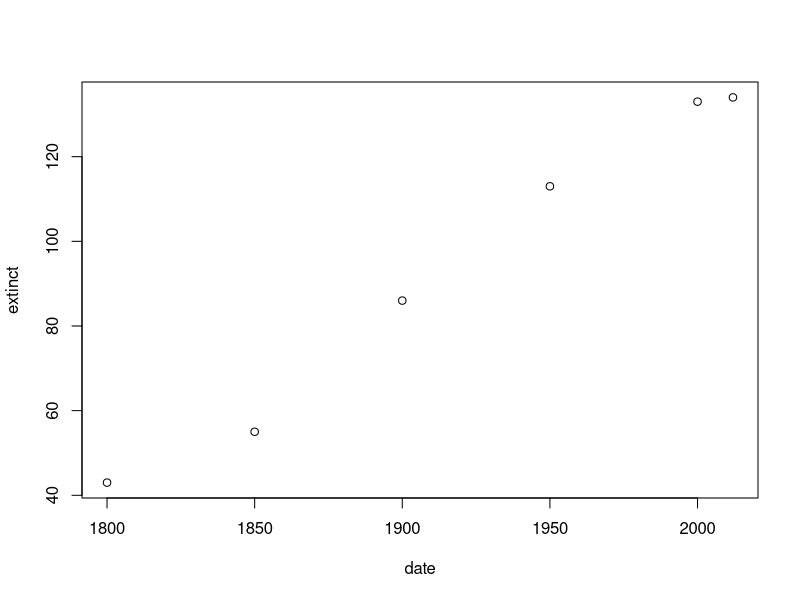
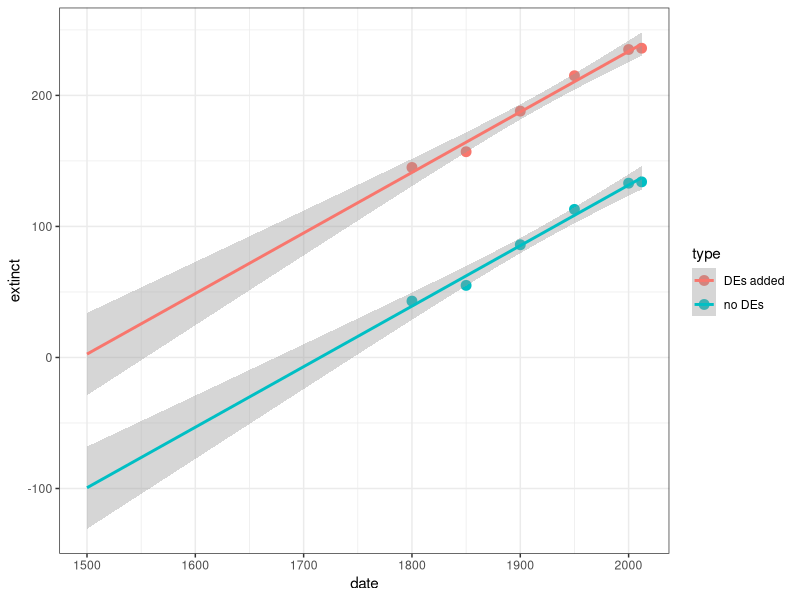
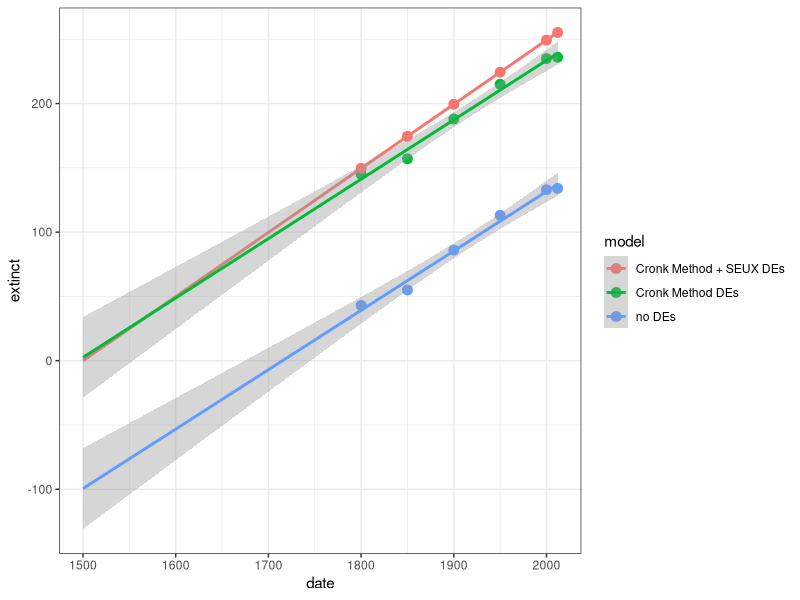

Write the R code that produced these figures, in order.
library(here)
library(tidyverse)

birds2 <- 
  read.csv(here('Data/figure2_data.csv')) %>% 
  slice(7:12) # capture data from 1800 - present

plot(birds2)

# first model: extinctions = 0.462(year) - 792.454
# where B_1 = -792.454
model1 <- 
  lm(birds2$extinct ~ birds2$date)


# extrapolate year when extinctions = 0
# year = 1715
792.454/0.462

# now force extinctions = 0 for year 1500
# 0 = 0.462(1500) - B_2
# B_2 = -693
# B_1 - B_2 = dB
# dB = 792.454 - 693 = 99.454
0.462*1500 

# with the adjusted model, how many extinctions at year 2012?
# extinctions = 0.462(2012) - 693
# total extinctions = 236
# observed extinctions = 134
# dark extinctions = 236 - 134 = 102
0.462*2012 - 693

# now modify data to give 0 extinct at year 1500
birds3 <-
  birds2 %>% 
  mutate(extinct = extinct + 102)

# plotting
plot_data <-
  full_join(birds2, birds3) %>% 
  mutate(type = c(rep('no DEs', 6), rep('DEs added', 6)))


mycolours <- c(rep("#CC79A7", 6), rep("#56B4E9", 6))


ggplot(plot_data) +
  aes(x = date, y = extinct, colour = type) +
  geom_point(size = 3) + 
  expand_limits(x = 1500) +
  theme_bw() + 
  # geom_smooth(method = 'lm') +
  stat_smooth(method = 'lm', fullrange = TRUE)

# from SEUX we know there were 55 dark extinctions
# we need to add them while keeping extinctions at 1500 = 0
# so let's add them by increasing extinction rate

# cronk model
# extinctions = 0.462(2012) - 693 

# add 55 DEs while keeping ext = 0 at year 1500
# 0 = mu(1500) - 693 - 55
# mu = 0.4986667

# where x = year
f <- function(x) 0.4986667*x - 748

# calculate extinctions for dates of interest
tot_ext <- sapply(birds3$date, f)

# add new extinction data to dataset
birds4 <-
  birds3 %>% 
  mutate(extinct = tot_ext)

plot_data <-
  rbind(birds2, birds3, birds4) %>% 
  mutate(model = c(rep('no DEs', 6), rep('Cronk Method DEs', 6), rep('Cronk Method + SEUX DEs', 6)))

ggplot(plot_data) +
  aes(x = date, y = extinct, colour = model) +
  geom_point(size = 3) + 
  expand_limits(x = 1500) +
  theme_bw() + 
  # geom_smooth(method = 'lm') +
  stat_smooth(method = 'lm', fullrange = TRUE)

# ------------------------------------------------------
# let's calculate the slope ("extinction rate") manually
# using Quentin's bird data 

birds2 <- 
  read.csv(here('Data/figure2_data.csv')) %>% 
  slice(7:12) # capture data from 1800 - present

x <- birds2$date
y <- birds2$extinct
xhat <- mean(x)
yhat <- mean(y)

library(magrittr)

# slope (extinction rate) is 0.462
er <- 
  sum(
    (x - xhat) %>% 
      multiply_by(y - yhat)) %>% 
  
  divide_by(
    
    sum(
      (x - xhat) %>% 
        multiply_by(x - xhat))
  )


